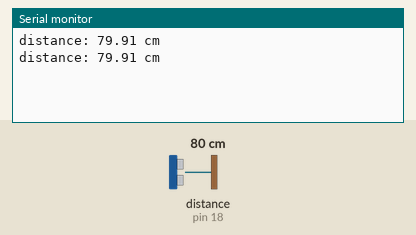
The sketch below on a simulated Arduino Uno, built with avr-gcc and run on an emulated ATmega328P. Parts: the last lines printed to the serial monitor. Wiring (inferred from the names in the program): ultrasonic range finder: trigger pin 5; echo pin 18. The test bench sets the inputs (shaded band); at power-on: distance to the obstacle (sensor on pin 18) 80 cm. The echo pulse lasts 58.3 µs per cm.

Above: at 1.8 s.
1.9 s: distance to the obstacle (sensor on pin 18) set to 2 cm
At 2.8 s:
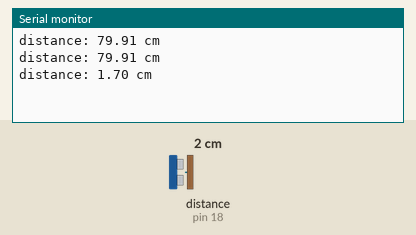
3.4 s: distance to the obstacle (sensor on pin 18) set to 4 cm
At 4.8 s:
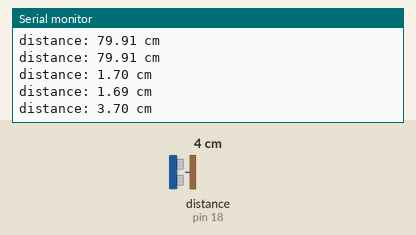
Timing chart, 0 to 6.4 s (numbered marks = the images above; inputs shaded):
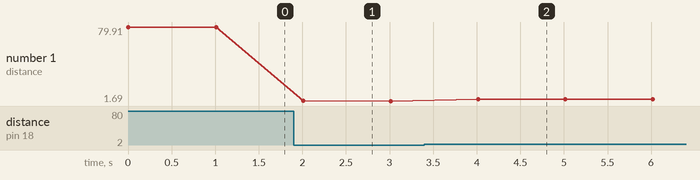

The sketch:

ultrasound.ino
```cpp
float duration_us, distance_cm;
void setup() {
  Serial.begin (9600);
  pinMode(5, OUTPUT); //trigger
  pinMode(18, INPUT);  //echo

}
void loop() {
  digitalWrite(5, LOW);
  delayMicroseconds(10);
  digitalWrite(5, HIGH);
  delayMicroseconds(10);
  digitalWrite(5, LOW);
  duration_us = pulseIn(18, HIGH); //from echo pin
 distance_cm
		= duration_us * 0.0344 / 2;
  Serial.print("distance: ");

  Serial.print(distance_cm);
  Serial.println(" cm");

delay(1000);
}
```

Measured:
- after the input at 1.9 s, the serial monitor: prints a new line after 0.11 s (image 1)
- after the input at 3.4 s, the serial monitor: prints a new line after 0.61 s (image 2)
- plotted number 1: 79.91 → 1.69 after the input at 1.9 s, 1.69 → 3.7 after the input at 3.4 s
